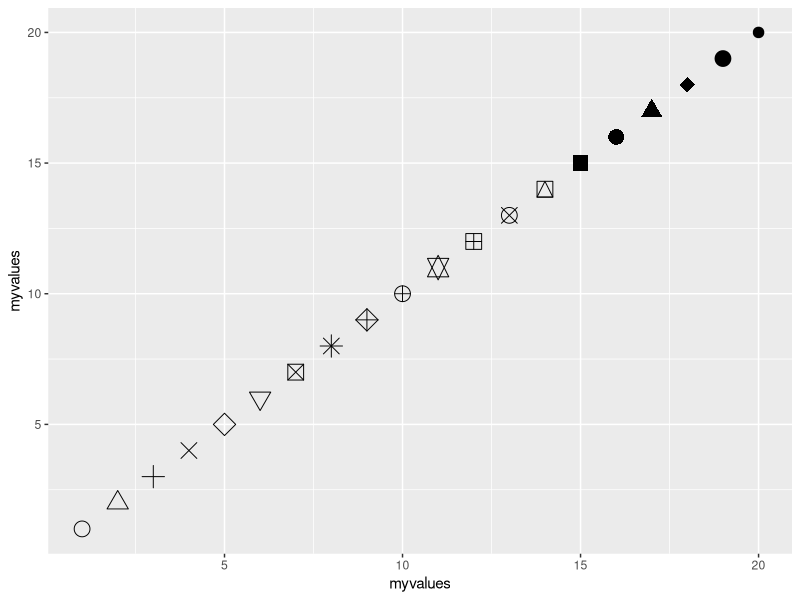
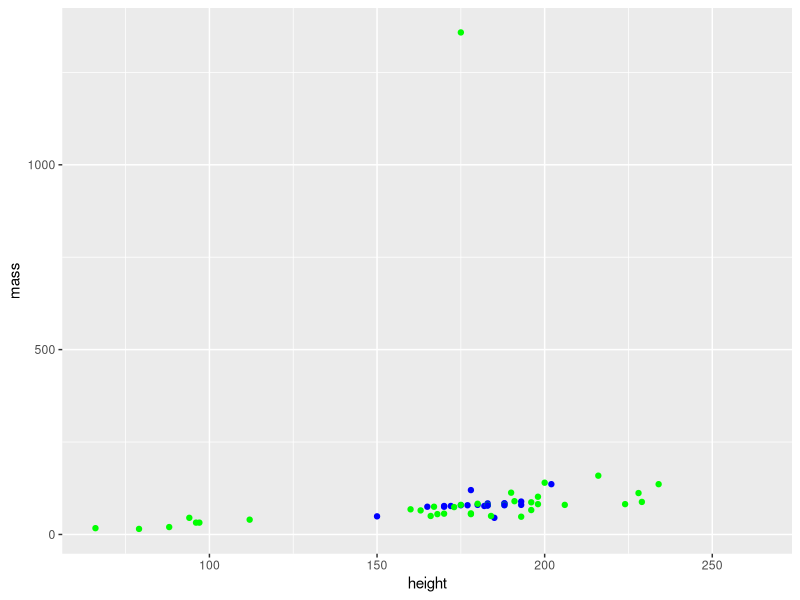
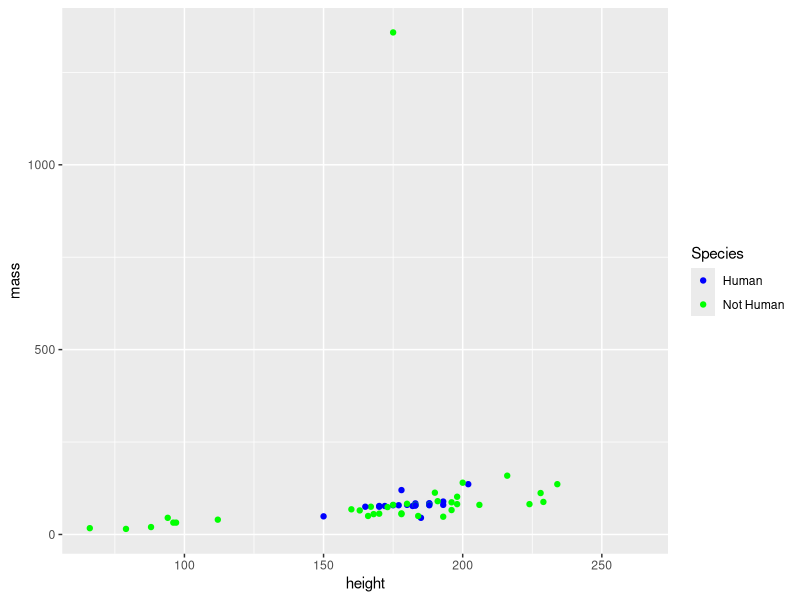
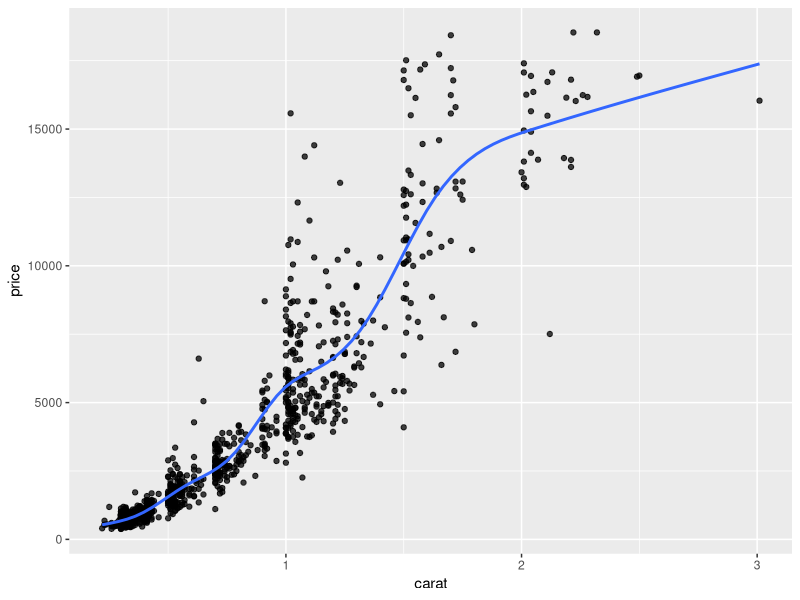
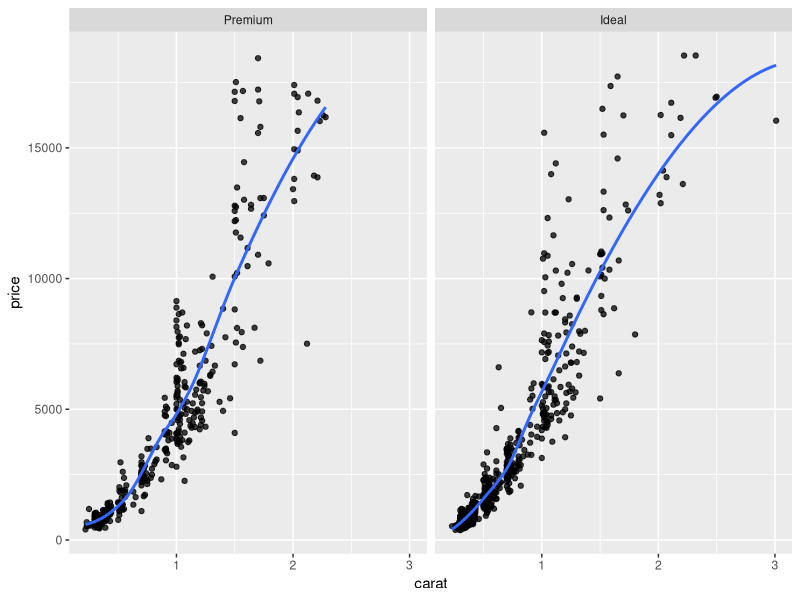
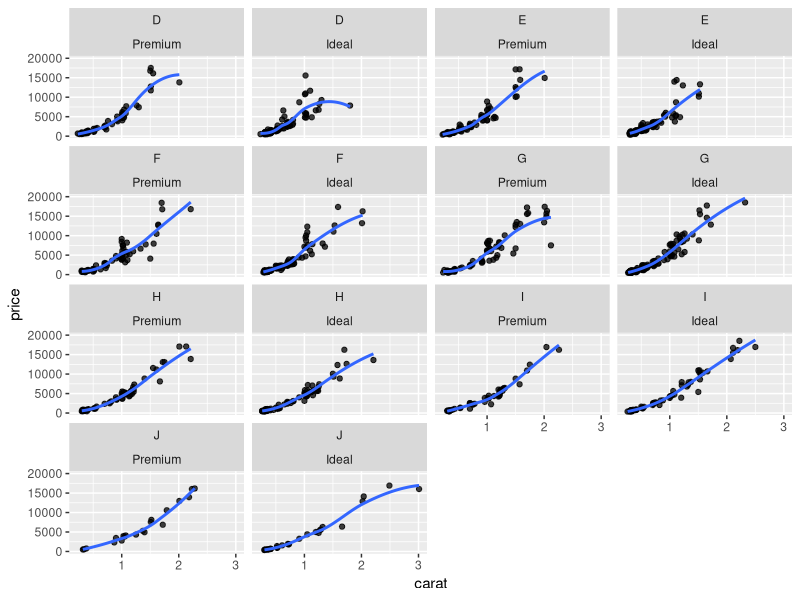
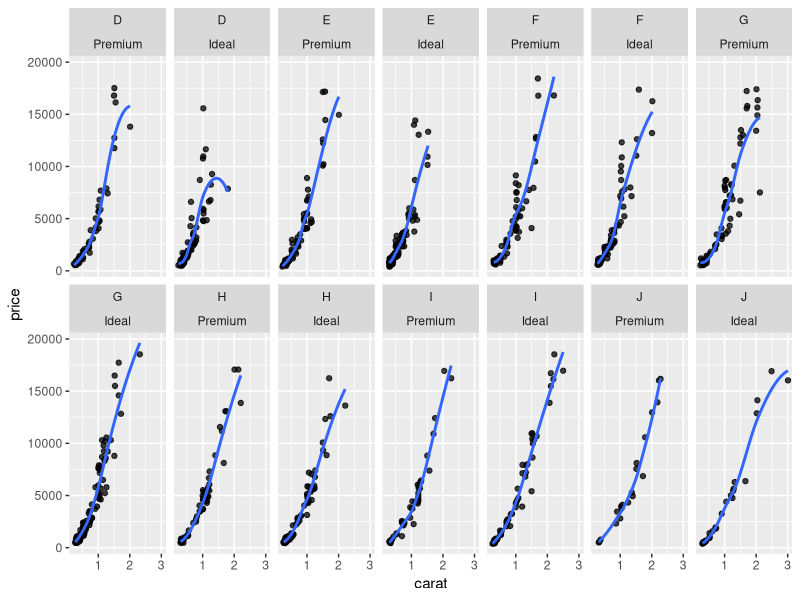
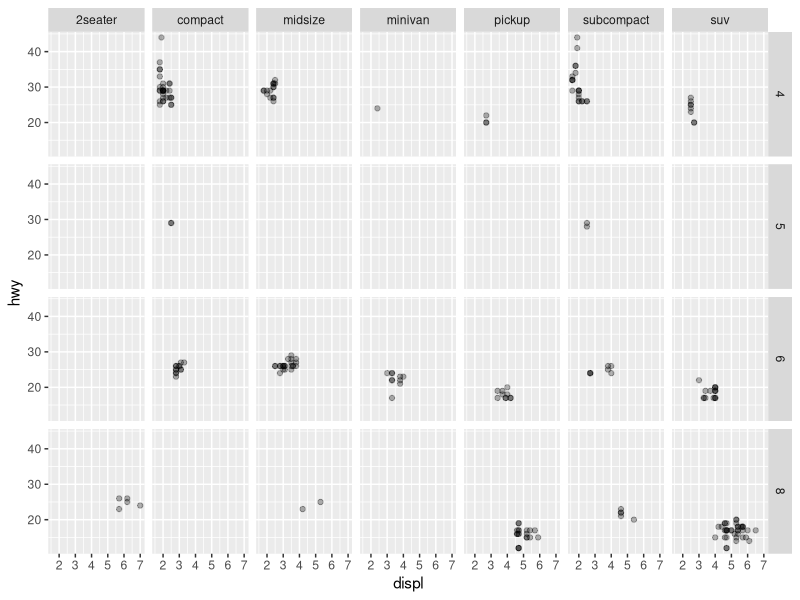

Write R code to recreate these figures, in order.
#Thursday, March 3, 2022
#Notes 4-3 (continued)

library(ggplot2)
library(dplyr)
library(RColorBrewer)
library(gridExtra)

myvalues <- 1:20
ggplot(NULL,aes(x=myvalues,
                y=myvalues,
                shape=myvalues))+
  geom_point(size=5)+
  scale_shape_identity()


#Star Wars example
View(starwars)
table(starwars$species)
mystarwars <- mutate(starwars,
                     myspeciescolor=if_else(species == "Human",
                                                                 "blue",
                                                                 "green"))
ggplot(mystarwars,aes(x=height,
                      y=mass,
                      color=myspeciescolor)) +
  geom_point() +
  scale_color_identity()

#Solutions + Next illustration
mystarwars <- mutate(starwars,
                     myspeciescolor=if_else(species=="Human",
                                            "blue",
                                            "green"))
mystarwars <- dplyr::filter(mystarwars,!is.na(species))
ggplot(mystarwars,aes(x=height,
                      y=mass,
                      color=myspeciescolor)) +
  geom_point() +
  scale_color_identity(guide="legend",
                       name="Species",
                       labels=c("blue"="Human","green"="Not Human"))

#facet_wrap examples

View(diamonds)

rnorm(1)

set.seed(2320)
#In class, I showed this. Below is what I should have done!!
diam <- ggplot(filter(sample_n(diamonds,1000),
                      cut %in% c("Ideal","Premium")),
               aes(x=carat,y=price))+
  geom_point(alpha=0.75)+
  geom_smooth(se=FALSE)
#update
diam <- ggplot(sample_n(filter(diamonds,
                               cut %in% c("Ideal","Premium")),
                        1000),
                       aes(x=carat,y=price))+
  geom_point(alpha=0.75)+
  geom_smooth(se=FALSE)
diam
diam + facet_wrap(~cut)
diam + facet_wrap(color~cut)
diam + facet_wrap(color~cut,ncol=7)

?facet_wrap


#facet_wrap vs. facet_grid
g <- ggplot(mpg,aes(x=displ,y=hwy))
g + geom_point(alpha=0.3) + facet_grid(cyl~class)
g + geom_point(alpha=0.3) + facet_wrap(cyl~class)

#grid.arrange examples
library(gridExtra)
g1 <- ggplot(Orange,aes(x=factor(age),y=circumference)) + geom_boxplot()
g2 <- ggplot(Orange,aes(x=age,y=circumference)) + geom_point()
g3 <- ggplot(Orange,aes(x=circumference)) + geom_histogram(color="white")
g4 <- ggplot(Orange,aes(x=factor(Tree),y=circumference)) + geom_boxplot()


grid.arrange(g1,g2,g3,g4, ncol=2, nrow=2)
grid.arrange(g2,arrangeGrob(g3,g4,ncol=2),nrow=2)
grid.arrange(g1,g2,g3,nrow=3)
grid.arrange(g2,arrangeGrob(g3,g4,nrow=2),nrow=1)

